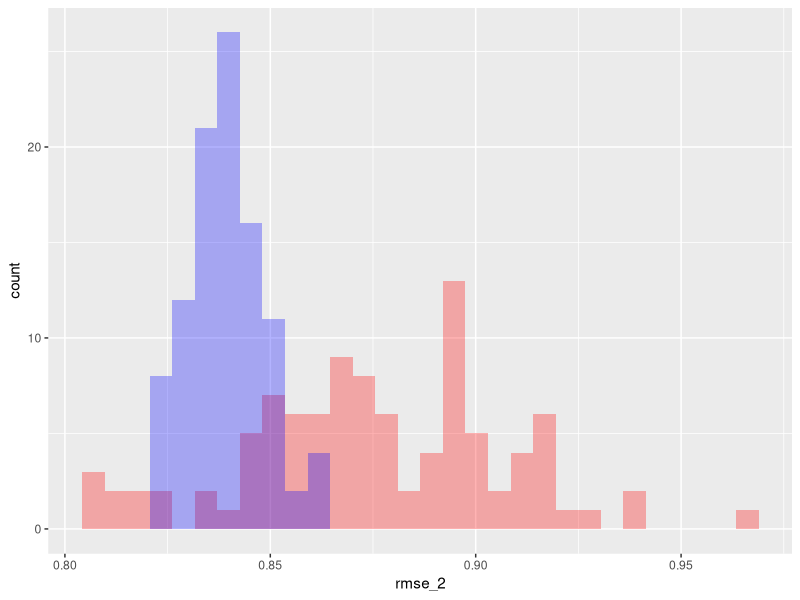

The R script that drew this image:
# Example of n-fold cross-validation

library(dplyr)
library(ggplot2)

# Load data
setwd('C:/Users/Andrew/Documents/Signal/curriculum/src/week2/day1/')
df = read.csv('speedDatingSimple.csv')
df_attr = select(df, -intel_o, -amb_o, -fun_o, -sinc_o)
df_attr = filter(df, gender==0)

# n-fold predictions
my_cv = function(df, n_folds) {
  # Make empty predictions vector
  preds = numeric(nrow(df))

  # Calculate the different folds
  folds = sample(nrow(df)) %% n_folds + 1

  for (i in 1:n_folds) {
    # Get subsets of the data
    df_train = df[folds != i, ]
    df_test = df[folds == i, ]

    # Fit linear model to training set
    fit = lm(attr_o ~ ., df_train)

    # Make predictions for other training set
    preds[folds == i] = predict(fit, df_test)
  }

  # Return RMSE
  sqrt(mean((preds - df$attr_o)^2))
}

# Run 100 trials for calculation of RMSE
set.seed(1)
rmse_2 = numeric(100)
rmse_10 = numeric(100)

for (i in 1:100) {
  print(paste0("Iteration: ", as.character(i)))
  rmse_2[i] = my_cv(df_attr, 2)
  rmse_10[i] = my_cv(df_attr, 10)
}

# Plot values of RMSE
df_rmse = data.frame(rmse_2, rmse_10)
ggplot(df_rmse) + geom_histogram(aes(x=rmse_2), alpha=0.3, fill="red") + geom_histogram(aes(x=rmse_10), alpha=0.3, fill="blue")
